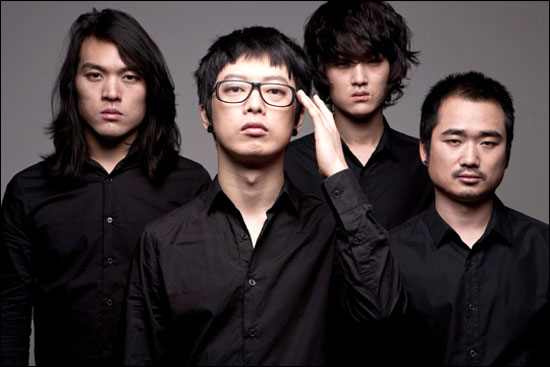
#> input picture 06_multimedia/dfdf.jpg, 550 x 367 px, found by its file name
$ python opencv_image.py
#> lines starting #> are read from the running program, lines starting #| are printed output that depends on the picture
import cv2

img = cv2.imread('dfdf.jpg')
#> img is the input picture: shape (367, 550, 3); mean B, G, R 54, 52.6, 62.2
img2 = cv2.resize(img, (1000,800))
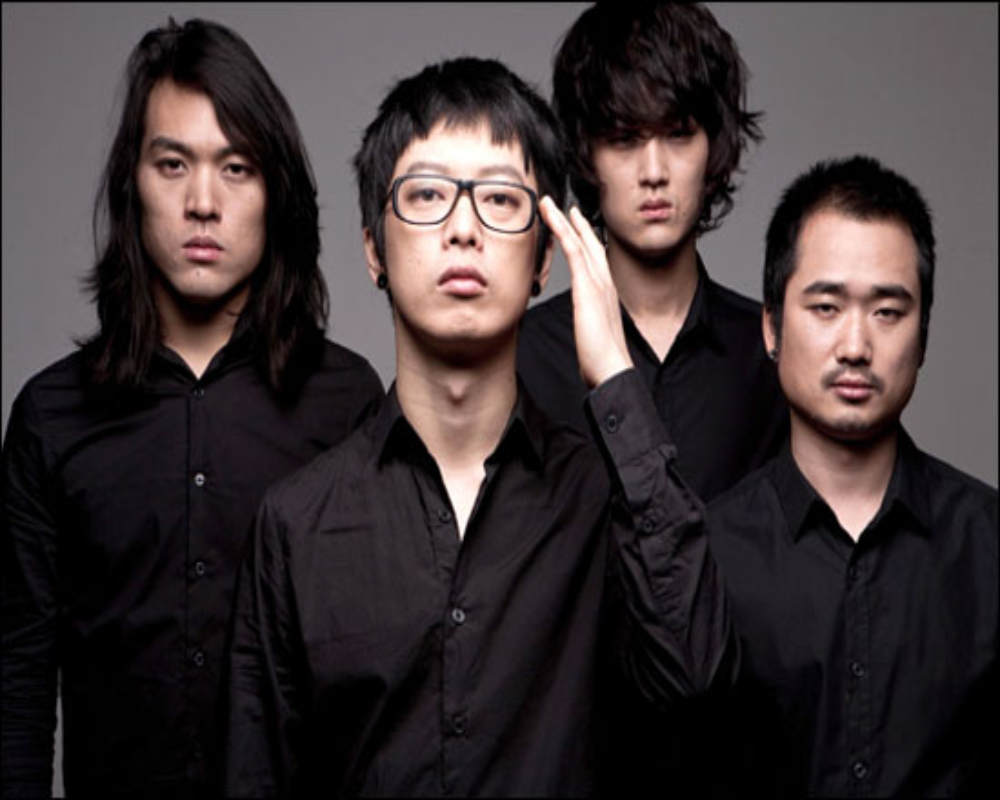
#> img2: shape (800, 1000, 3); mean B, G, R 53.9, 52.5, 62.1

edge1 = cv2.Canny(img, 50,100)
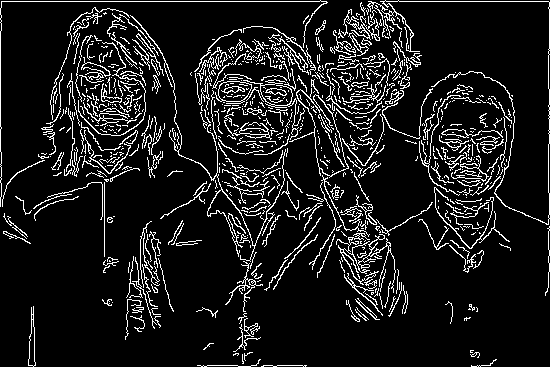
#> edge1: shape (367, 550); 10.4% white in thin lines or dots
edge2 = cv2.Canny(img, 100,150)
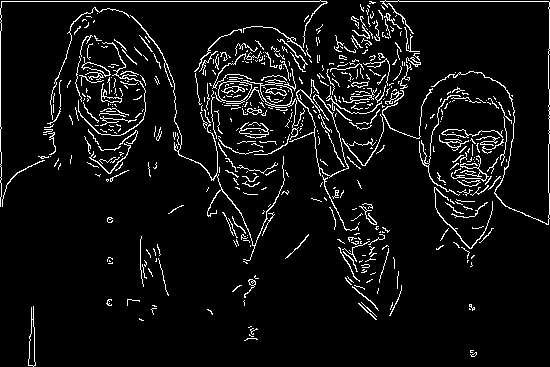
#> edge2: shape (367, 550); 6.4% white in thin lines or dots
edge3 = cv2.Canny(img, 150,200)
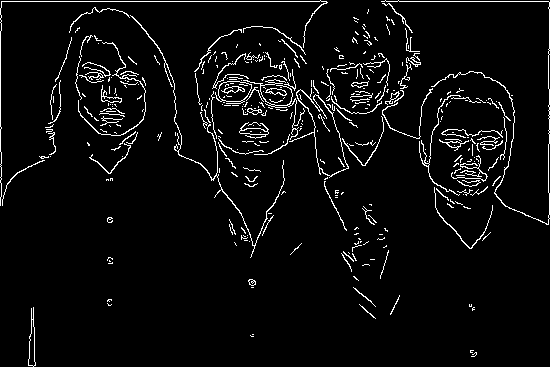
#> edge3: shape (367, 550); 4.6% white in thin lines or dots


cv2.imshow('dfdf',img)
cv2.imshow('edge1',edge1)
cv2.imshow('edge2',edge2)
cv2.imshow('edge3',edge3)

cv2.waitKey(0)

cv2.destroyAllWindows()
